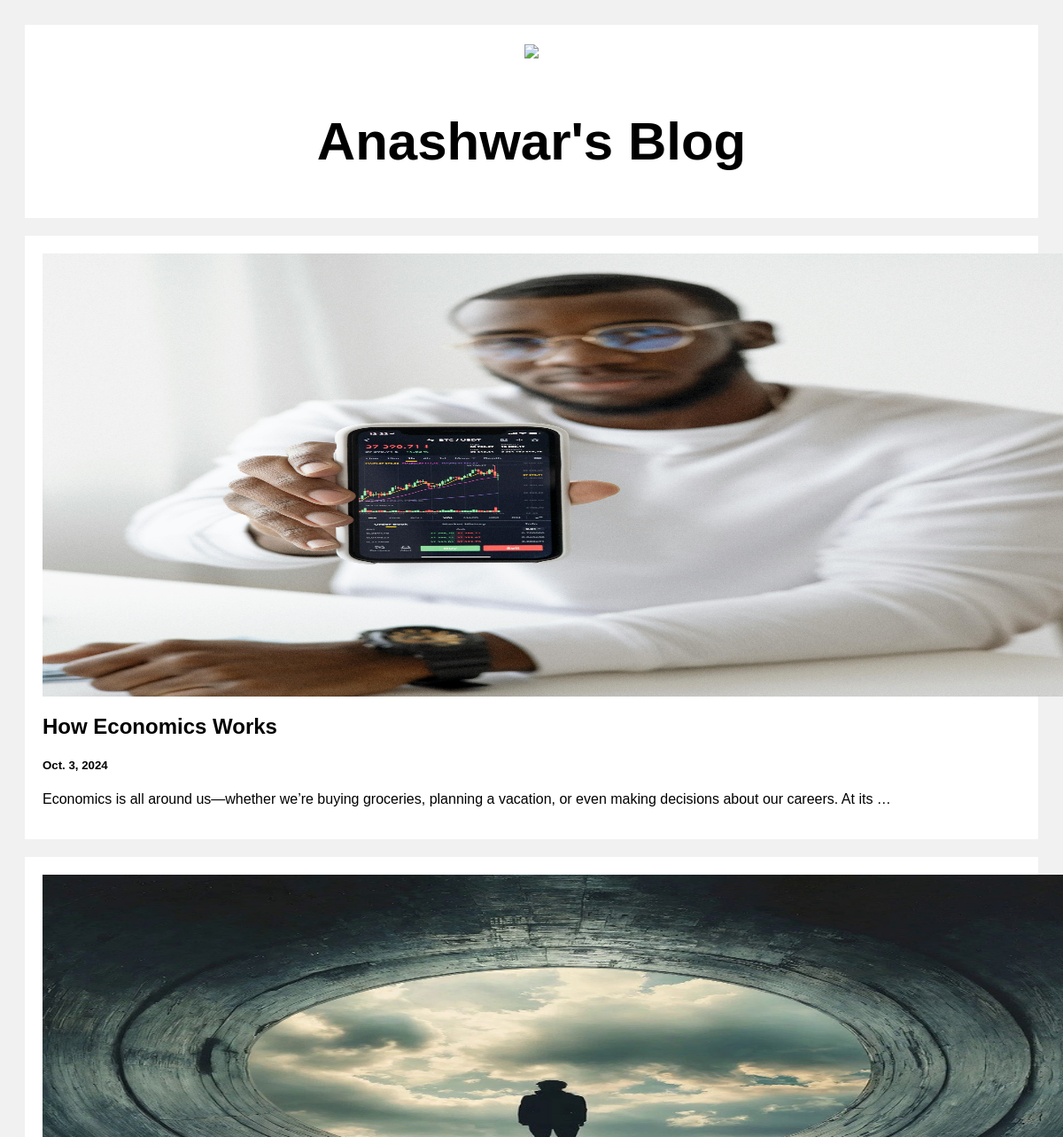
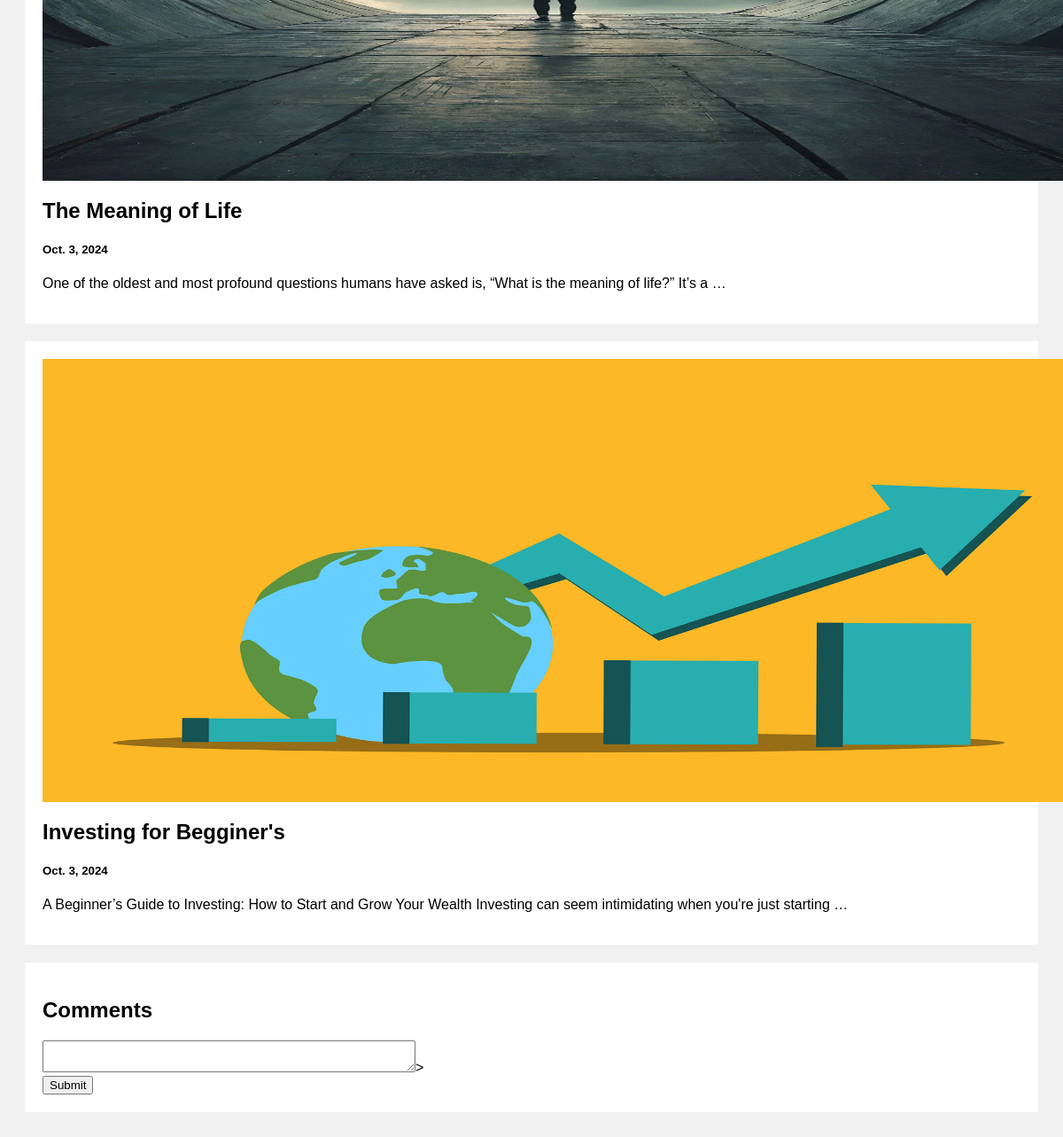
The page / on the database its author committed (2 pictures, top to bottom).
### posts/models.py (models this page shows)
class posts(models.Model):
    title=models.CharField(max_length=500)
    Body=models.CharField(max_length=1000000)
    created_at=models.DateField(default=datetime.now(),blank=True)

### posts/views.py (the view, shortened to what this page needs)
# urls.py: path('',views.index,name="index"),
def index(request):
    post = posts.objects.all()
    if 'comments' not in request.session:
        request.session['comments']=[]
    comment=request.session['comments']
    return render(request, 'index.html', {'post': post, 'comments': comment})

### templates/index.html (shortened to what this page needs)
<!DOCTYPE html>
<html>
<head>
</head>
{%load static%}
<body>
<div class="header">
  <img src="/static/images/logo.png">
  <h2>Anashwar's Blog</h2>
</div>
{%for posts in post reversed%}
<div class="row">
    <div class="card">
    <img src="/static/images/{{posts.id}}.png" alt="{{ posts.title }}">
    <a href="/post/{{posts.id}}" style="text-decoration: none; color: black;">
    <h2>{{posts.title}}</h2>
    <h5>{{posts.created_at}}</h5>
    <p>{{posts.Body|truncatewords:20}}</p>
  </a>
    </div>
</div>
{% endfor %}
</body>
</html>
<div class="card">
  <div id="comments">
    <h2>Comments</h2>
    <form method="post">
      <textarea rows="2" cols="50" name="myTextarea"></textarea>>
      <br>
      <input type="submit">
  </div>
</div>

### templates/index.html (style rules this page uses)
* { box-sizing: border-box; }
body { font-family: Arial; padding: 20px; background: #f1f1f1; }
.header img { width: 100px; height: auto; align-items: end; }
.card img { width: 1170px; height: 500px; display: block; margin-bottom: 15px; }
.header { padding: 2px; font-size: 40px; text-align: center; background: white; }
.card { background-color: white; padding: 20px; margin-top: 20px; }
.row:after { content: ""; display: table; clear: both; }
#comments { width:100% ; height:auto }

### rows shown on the page
posts: shows a picture, title "How Economics Works", created_at "Oct. 3, 2024", Body "Economics is all around us—whether we’re buying groceries, planning a vacation, or even making decisions about our careers. At its …"
posts: shows a picture, title "The Meaning of Life", created_at "Oct. 3, 2024", Body "One of the oldest and most profound questions humans have asked is, “What is the meaning of life?” It’s a …"
posts: shows a picture, title "Investing for Begginer's", created_at "Oct. 3, 2024", Body "A Beginner’s Guide to Investing: How to Start and Grow Your Wealth Investing can seem intimidating when you're just starting …"
